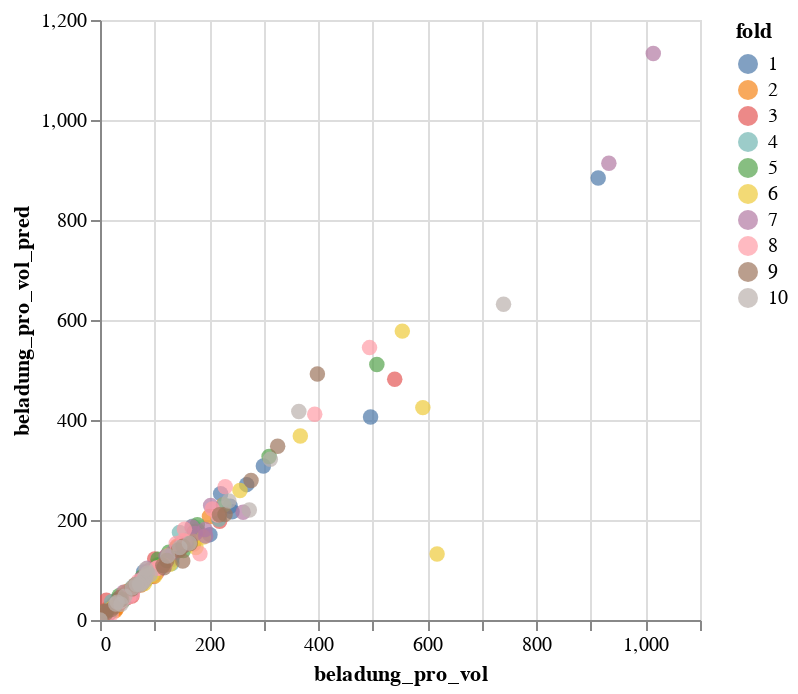

Notebook code cell kept with this figure:
### Markdown cell above
PARITY PLOT - ALT

### Code cell
alt.Chart(results).mark_circle(size=60).encode(
    x=label,
    y=f"{label}_pred",
    color="fold:N",
    tooltip=["structure_name", label, f"{label}_pred", "abs_rel_deviation", "fold"]
).interactive()

### Figure 1 — Vega-Lite specification as saved in the notebook (floating-point values rounded to 4 significant figures; data arrays with more than 128 entries replaced by an {"elided": "..."} marker saying what was removed)
{"config": {"view": {"continuousWidth": 300, "continuousHeight": 300}}, "data": {"name": "data-19b887ae12288ac4f945a99535a422e2"}, "mark": {"type": "circle", "size": 60}, "encoding": {"color": {"field": "fold", "type": "nominal"}, "tooltip": [{"field": "structure_name", "type": "nominal"}, {"field": "beladung_pro_vol", "type": "quantitative"}, {"field": "beladung_pro_vol_pred", "type": "quantitative"}, {"field": "abs_rel_deviation", "type": "quantitative"}, {"field": "fold", "type": "quantitative"}], "x": {"field": "beladung_pro_vol", "type": "quantitative"}, "y": {"field": "beladung_pro_vol_pred", "type": "quantitative"}}, "params": [{"name": "param_1", "select": {"type": "interval", "encodings": ["x", "y"]}, "bind": "scales"}], "$schema": "https://vega.github.io/schema/vega-lite/v5.20.1.json", "datasets": {"data-19b887ae12288ac4f945a99535a422e2": {"elided": "245 records"}}}
